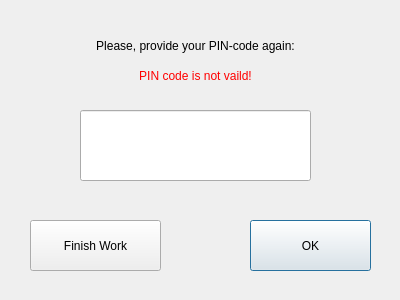
<?xml version="1.0" encoding="UTF-8"?>
<ui version="4.0">
 <class>PinRemindDialogue</class>
 <widget class="QDialog" name="PinRemindDialogue">
  <property name="geometry">
   <rect>
    <x>0</x>
    <y>0</y>
    <width>400</width>
    <height>300</height>
   </rect>
  </property>
  <property name="windowTitle">
   <string>Dialog</string>
  </property>
  <widget class="QLabel" name="errorLabel">
   <property name="geometry">
    <rect>
     <x>110</x>
     <y>60</y>
     <width>171</width>
     <height>31</height>
    </rect>
   </property>
   <property name="styleSheet">
    <string notr="true">#errorLabel { color: red; }</string>
   </property>
   <property name="text">
    <string>PIN code is not vaild!</string>
   </property>
   <property name="alignment">
    <set>Qt::AlignCenter</set>
   </property>
  </widget>
  <widget class="QPushButton" name="okButton">
   <property name="geometry">
    <rect>
     <x>250</x>
     <y>220</y>
     <width>121</width>
     <height>51</height>
    </rect>
   </property>
   <property name="text">
    <string>OK</string>
   </property>
  </widget>
  <widget class="QLineEdit" name="pinInput">
   <property name="geometry">
    <rect>
     <x>80</x>
     <y>110</y>
     <width>231</width>
     <height>71</height>
    </rect>
   </property>
   <property name="styleSheet">
    <string notr="true">#pinInput { font-size: 35pt; }</string>
   </property>
   <property name="echoMode">
    <enum>QLineEdit::Password</enum>
   </property>
   <property name="alignment">
    <set>Qt::AlignCenter</set>
   </property>
  </widget>
  <widget class="QLabel" name="label">
   <property name="geometry">
    <rect>
     <x>50</x>
     <y>30</y>
     <width>291</width>
     <height>31</height>
    </rect>
   </property>
   <property name="text">
    <string>Please, provide your PIN-code again:</string>
   </property>
   <property name="alignment">
    <set>Qt::AlignCenter</set>
   </property>
  </widget>
  <widget class="QPushButton" name="finishButton">
   <property name="geometry">
    <rect>
     <x>30</x>
     <y>220</y>
     <width>131</width>
     <height>51</height>
    </rect>
   </property>
   <property name="text">
    <string>Finish Work</string>
   </property>
  </widget>
 </widget>
 <tabstops>
  <tabstop>pinInput</tabstop>
  <tabstop>okButton</tabstop>
  <tabstop>finishButton</tabstop>
 </tabstops>
 <resources/>
 <connections/>
</ui>
